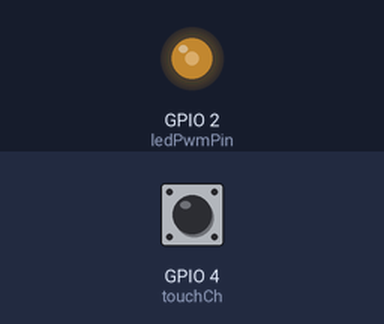
Bench run of a sketch on a simulated ESP32. Shown: output pins drawn as LEDs (lit = HIGH). Inputs (shaded band) come from the test bench; at power-on: GPIO 4 (touchCh) HIGH. What the sketch prints to the serial monitor is not drawn.

Above: at 1.2 s.
1.3 s: GPIO 4 (touchCh) pulled LOW for 0.15 s
At 1.66 s:
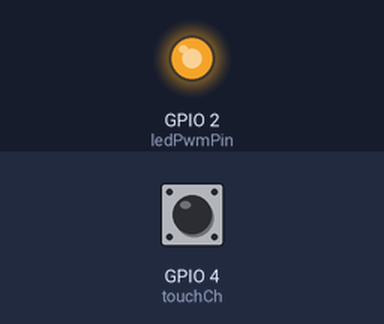
4.4 s: GPIO 4 (touchCh) pulled LOW for 1 s
At 5.59 s:
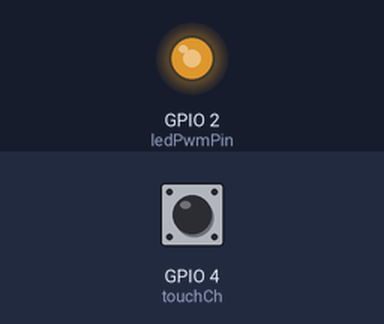
Timing chart, 0 to 13.5 s (numbered marks = the images above; inputs shaded):
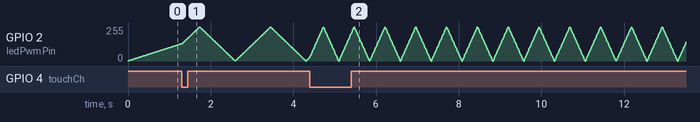

The sketch:

ex05.ino
```cpp
// 触摸通道与PWM引脚定义（规避D4/D2未定义报错）
const int touchCh = T0;      // T0对应硬件D4(GPIO4)触摸引脚
const int ledPwmPin = 2;     // GPIO2对应板载D2板载LED
const int touchThresh = 40;  // 触摸判定阈值
const unsigned long debounceDelay = 50;

// 触摸防抖、边缘检测变量
bool lastTouch = false;
unsigned long lastDebounceTime = 0;

// 呼吸档位：1/2/3三档循环
int speedLevel = 1;
// 不同档位亮度步进，step越大呼吸越快
int stepSlow = 1;    // 1档：最慢
int stepMid = 3;     // 2档：中等速度
int stepFast = 7;    // 3档：最快急促呼吸

// PWM呼吸基础变量
int brightness = 0;
int fadeDir = 1;     // 1=变亮，-1=变暗

void setup() {
  Serial.begin(115200);
  pinMode(ledPwmPin, OUTPUT);
}

void loop() {
  // ========== 触摸检测+档位切换逻辑 ==========
  int touchVal = touchRead(touchCh);
  bool currentTouch = touchVal < touchThresh;
  unsigned long now = millis();

  // 软件防抖过滤手抖误触发
  if (now - lastDebounceTime > debounceDelay) {
    // 触摸上升沿：仅刚碰到一瞬间切换档位
    if (currentTouch && !lastTouch) {
      speedLevel++;
      // 三档循环 1→2→3→1
      if (speedLevel > 3) {
        speedLevel = 1;
      }
      Serial.print("当前呼吸档位：");
      Serial.println(speedLevel);
    }
    lastTouch = currentTouch;
    lastDebounceTime = now;
  }

  // ========== 根据档位选择亮度步进 ==========
  int currentStep;
  switch (speedLevel) {
    case 1: currentStep = stepSlow; break;
    case 2: currentStep = stepMid; break;
    case 3: currentStep = stepFast; break;
    default: currentStep = stepSlow;
  }

  // ========== PWM呼吸亮度更新 ==========
  brightness += fadeDir * currentStep;

  // 边界反转明暗方向（亮度区间0~255）
  if (brightness <= 0) {
    brightness = 0;
    fadeDir = 1;
  } else if (brightness >= 255) {
    brightness = 255;
    fadeDir = -1;
  }

  analogWrite(ledPwmPin, brightness);
  delay(10); // 基础刷新延时，保证呼吸顺滑
}
```
